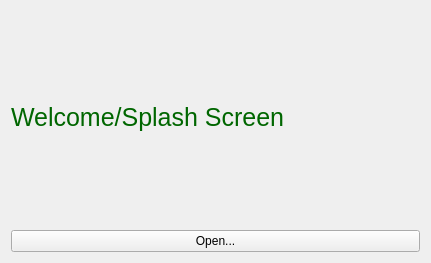
<?xml version="1.0" encoding="UTF-8"?>
<ui version="4.0">
 <class>LaunchForm</class>
 <widget class="QWidget" name="LaunchForm">
  <property name="geometry">
   <rect>
    <x>0</x>
    <y>0</y>
    <width>431</width>
    <height>263</height>
   </rect>
  </property>
  <property name="windowTitle">
   <string>XML Editor - Home</string>
  </property>
  <layout class="QVBoxLayout" name="verticalLayout">
   <item>
    <widget class="QLabel" name="label">
     <property name="font">
      <font>
       <pointsize>19</pointsize>
      </font>
     </property>
     <property name="text">
      <string>&lt;html&gt;&lt;head/&gt;&lt;body&gt;&lt;p&gt;&lt;span style=&quot; color:#006600;&quot;&gt;Welcome/Splash Screen&lt;/span&gt;&lt;/p&gt;&lt;/body&gt;&lt;/html&gt;</string>
     </property>
    </widget>
   </item>
   <item>
    <widget class="QPushButton" name="pushButtonOpen">
     <property name="text">
      <string>Open...</string>
     </property>
    </widget>
   </item>
  </layout>
 </widget>
 <resources/>
 <connections/>
</ui>
